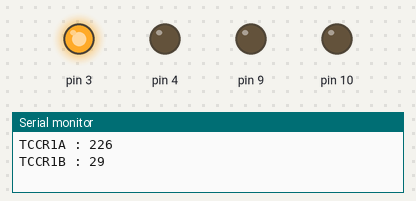
The sketch below on a simulated Arduino Uno, built with avr-gcc and run on an emulated ATmega328P. On the bench: output pins drawn as LEDs (lit = HIGH), the last lines printed to the serial monitor.

Above: at 0.2 s.
At 0.7 s:
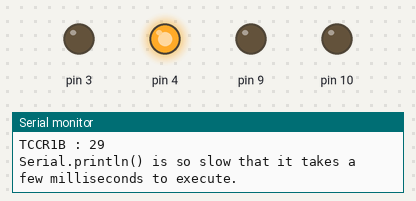
At 1.2 s:
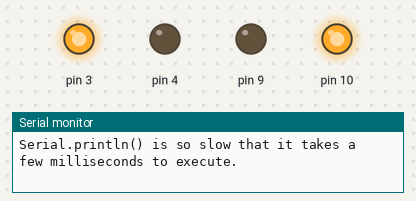
At 2.7 s:
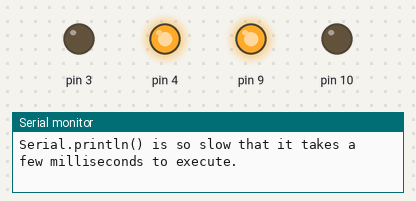
Timing chart, 0 to 3.0 s (numbered marks = the images above):
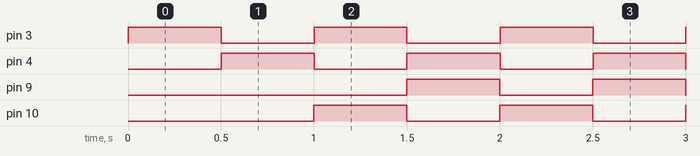

Measured:
- by itself, pin 3, pin 4, pin 9, pin 10: alternates HIGH for 0.50 s and LOW for 0.50 s

The sketch:

registerPWM.ino
```cpp
/*
9ピン,10ピンにつないだLEDが0.5秒間隔で交互に光る
3ピン,4ピンにつないだLEDも同じ間隔で光る. 多分誤差が出る？
*/
unsigned int time_run = 0;
unsigned int time_now = 0;
void setup() {
  // put your setup code here, to run once:
  //(0 << 4)などの論理和は計算上、不要
  //9pin, 10pin(PB1(timer1A), PB2(timer1B))
  DDRB |= (1 << PB1) | (1 << PB2);
  //0B11100010=226になるはず
  TCCR1A = (1 << COM1A1)|(1 << COM1A0)|(1 << COM1B1)|(0 << COM1B0)|(1 << WGM11)|(0 << WGM10);
  //0B00011101=29になるはず
  TCCR1B = (1 << WGM13)|(1 << WGM12)|(1 << CS12)|(0 << CS11)|(1 << CS10);
  ICR1 = 15624;
  OCR1A = 7812;
  OCR1B = 7813;
  Serial.begin(9600);
  Serial.print("TCCR1A : "); Serial.println(TCCR1A);
  Serial.print("TCCR1B : "); Serial.println(TCCR1B);

  DDRD |= (1 << PD3) | (1 << PD4);
  PORTD|= (1 << PD3) | (0 << PD4);
  time_run = millis();
}


void loop() {
  // put your main code here, to run repeatedly:
  time_now = millis();
  if(time_now - time_run >= 500){
    PORTD^= (1 << PD3) | (1 << PD4);
    Serial.println("Serial.println() is so slow that it takes a few milliseconds to execute.");
    time_run += 500;
  }
}
```
